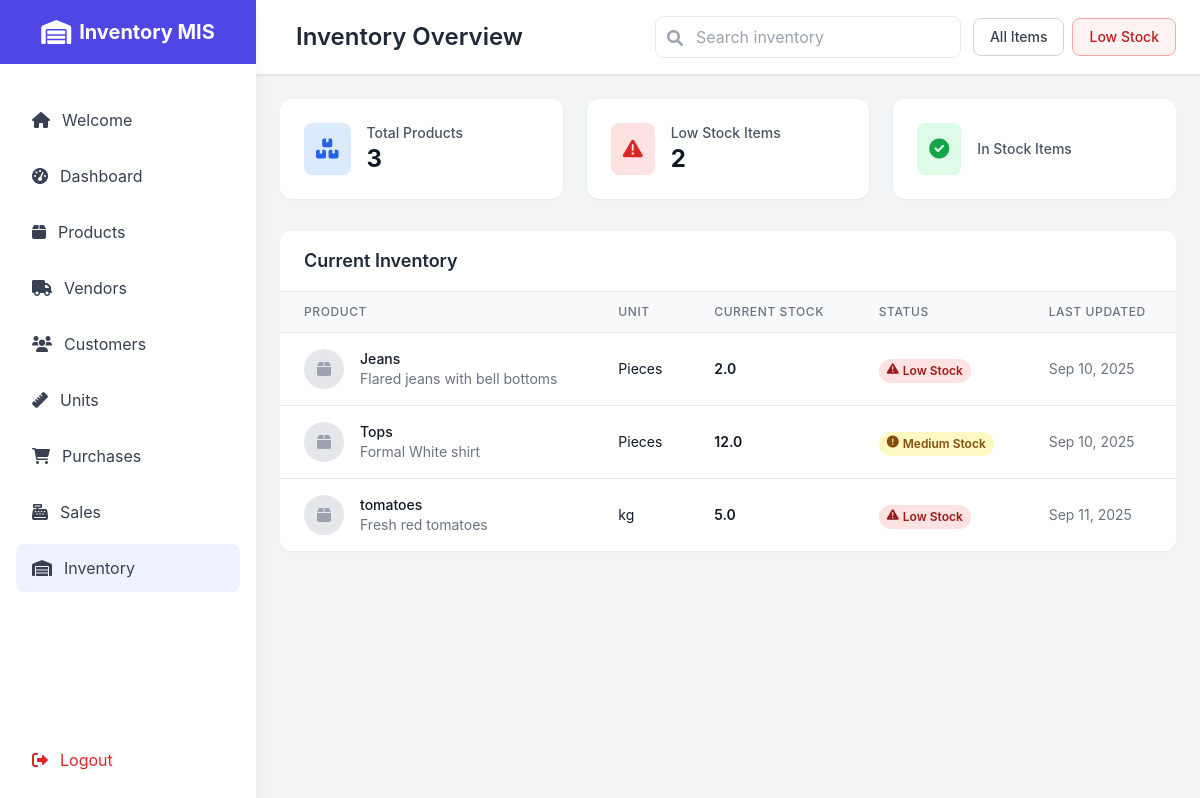
Screenshot of /inventory/ (signed in) with the database file from the repository.
### main/models.py (models this page shows, shortened)
class Inventory(models.Model):
    product = models.ForeignKey(Product, on_delete=models.CASCADE)
    total_balance_quantity = models.FloatField(default=0)
    class Meta:
        verbose_name_plural = 'Inventory'

class Product(models.Model):
    title = models.CharField(max_length=50)
    detail = models.TextField(blank=True)
    unit = models.ForeignKey(Unit, on_delete=models.CASCADE)
    photo = models.ImageField(upload_to="product/", blank=True, null=True)
    class Meta:
        verbose_name_plural = 'Products'

class Unit(models.Model):
    title = models.CharField(max_length=50, unique=True)
    short_name = models.CharField(max_length=10, unique=True)
    class Meta:
        verbose_name_plural = 'Units'

class Purchase(models.Model):
    product = models.ForeignKey(Product, on_delete=models.CASCADE)
    vendor = models.ForeignKey(Vendor, on_delete=models.CASCADE)
    quantity = models.FloatField()
    price = models.FloatField()
    total_amount = models.FloatField(editable=False)
    purchase_date = models.DateTimeField(auto_now_add=True)
    class Meta:
        verbose_name_plural = 'Purchases'

### main/views.py (the view)
# urls.py: path('inventory/', views.inventory, name='inventory'),
@login_required
def inventory(request):
    q = request.GET.get('q', '').strip()
    inventory_qs = Inventory.objects.select_related('product')
    if q:
        inventory_qs = inventory_qs.filter(product__title__icontains=q)
    inventory_items = inventory_qs.all()
    low_stock_threshold = 10
    quantities = np.array([item.total_balance_quantity for item in inventory_items]) if inventory_items else np.array([])
    low_stock_count = int((quantities <= low_stock_threshold).sum()) if quantities.size else 0
    context = {'inventory_items': inventory_items, 'q': q, 'low_stock_threshold': low_stock_threshold, 'low_stock_count': low_stock_count}
    return render(request, 'inventory.html', context)

### templates/inventory.html (shortened to what this page needs)
<!DOCTYPE html>
<html lang="en">
<head>
    <script src="https://cdn.tailwindcss.com"></script>
    <link href="https://cdnjs.cloudflare.com/ajax/libs/font-awesome/6.0.0/css/all.min.css" rel="stylesheet">
</head>
<body class="bg-gray-100">
    <div class="fixed inset-y-0 left-0 z-50 w-64 bg-white shadow-lg sidebar-transition" id="sidebar">
        <div class="flex items-center justify-center h-16 bg-indigo-600">
            <i class="fas fa-warehouse text-white text-2xl mr-2"></i>
            <h1 class="text-white text-xl font-bold">Inventory MIS</h1>
        </div>
        <nav class="mt-8">
            <div class="px-4 space-y-2">
                <a href="{% url 'welcome' %}" class="flex items-center px-4 py-3 text-gray-700 hover:bg-gray-100 rounded-lg">
                    <i class="fas fa-home mr-3"></i>Welcome
                </a>
                <a href="{% url 'dashboard' %}" class="flex items-center px-4 py-3 text-gray-700 hover:bg-gray-100 rounded-lg">
                    <i class="fas fa-tachometer-alt mr-3"></i>Dashboard
                </a>
                <a href="{% url 'products' %}" class="flex items-center px-4 py-3 text-gray-700 hover:bg-gray-100 rounded-lg">
                    <i class="fas fa-box mr-3"></i>Products
                </a>
                <a href="{% url 'vendors' %}" class="flex items-center px-4 py-3 text-gray-700 hover:bg-gray-100 rounded-lg">
                    <i class="fas fa-truck mr-3"></i>Vendors
                </a>
                <a href="{% url 'customers' %}" class="flex items-center px-4 py-3 text-gray-700 hover:bg-gray-100 rounded-lg">
                    <i class="fas fa-users mr-3"></i>Customers
                </a>
                <a href="{% url 'units' %}" class="flex items-center px-4 py-3 text-gray-700 hover:bg-gray-100 rounded-lg">
                    <i class="fas fa-ruler mr-3"></i>Units
                </a>
                <a href="{% url 'purchases' %}" class="flex items-center px-4 py-3 text-gray-700 hover:bg-gray-100 rounded-lg">
                    <i class="fas fa-shopping-cart mr-3"></i>Purchases
                </a>
                <a href="{% url 'sales' %}" class="flex items-center px-4 py-3 text-gray-700 hover:bg-gray-100 rounded-lg">
                    <i class="fas fa-cash-register mr-3"></i>Sales
                </a>
                <a href="{% url 'inventory' %}" class="flex items-center px-4 py-3 text-gray-700 bg-indigo-50 rounded-lg">
                    <i class="fas fa-warehouse mr-3"></i>Inventory
                </a>
            </div>
        </nav>
        <div class="absolute bottom-0 w-full p-4">
            <a href="{% url 'logout' %}" class="flex items-center px-4 py-3 text-red-600 hover:bg-red-50 rounded-lg">
                <i class="fas fa-sign-out-alt mr-3"></i>Logout
            </a>
        </div>
    </div>
    <div class="ml-64 min-h-screen">
        <header class="bg-white shadow-sm border-b border-gray-200">
            <div class="flex items-center justify-between px-6 py-4">
                <div class="flex items-center">
                    <h2 class="text-2xl font-semibold text-gray-800 ml-4">Inventory Overview</h2>
                </div>
                <div class="flex items-center space-x-3">
                    <form method="get" class="hidden md:block">
                        <div class="relative">
                            <input type="text" name="q" value="{{ q }}" placeholder="Search inventory"
                                   class="pl-10 pr-4 py-2 border rounded-lg focus:outline-none focus:ring-2 focus:ring-indigo-500">
                            <span class="absolute left-3 top-2.5 text-gray-400"><i class="fas fa-search"></i></span>
                        </div>
                    </form>
                    <div class="flex space-x-2">
                        <button onclick="filterInventory('all')" class="px-4 py-2 text-sm font-medium text-gray-700 bg-white border border-gray-300 rounded-lg hover:bg-gray-50">
                            All Items
                        </button>
                        <button onclick="filterInventory('low')" class="px-4 py-2 text-sm font-medium text-red-700 bg-red-50 border border-red-300 rounded-lg hover:bg-red-100">
                            Low Stock
                        </button>
                    </div>
                </div>
            </div>
        </header>
        <main class="p-6">
            <div class="grid grid-cols-1 md:grid-cols-3 gap-6 mb-8">
                <div class="bg-white p-6 rounded-xl shadow-sm card-hover">
                    <div class="flex items-center">
                        <div class="p-3 bg-blue-100 rounded-lg">
                            <i class="fas fa-boxes text-blue-600 text-xl"></i>
                        </div>
                        <div class="ml-4">
                            <p class="text-sm font-medium text-gray-600">Total Products</p>
                            <p class="text-2xl font-bold text-gray-900">{{ inventory_items.count }}</p>
                        </div>
                    </div>
                </div>
                <div class="bg-white p-6 rounded-xl shadow-sm card-hover">
                    <div class="flex items-center">
                        <div class="p-3 bg-red-100 rounded-lg">
                            <i class="fas fa-exclamation-triangle text-red-600 text-xl"></i>
                        </div>
                        <div class="ml-4">
                            <p class="text-sm font-medium text-gray-600">Low Stock Items</p>
                            <p class="text-2xl font-bold text-gray-900" id="lowStockCount">{{ low_stock_count }}</p>
                        </div>
                    </div>
                </div>
                <div class="bg-white p-6 rounded-xl shadow-sm card-hover">
                    <div class="flex items-center">
                        <div class="p-3 bg-green-100 rounded-lg">
                            <i class="fas fa-check-circle text-green-600 text-xl"></i>
                        </div>
                        <div class="ml-4">
                            <p class="text-sm font-medium text-gray-600">In Stock Items</p>
                        </div>
                    </div>
                </div>
            </div>
            <div class="bg-white rounded-xl shadow-sm overflow-hidden">
                <div class="px-6 py-4 border-b border-gray-200">
                    <h3 class="text-lg font-semibold text-gray-800">Current Inventory</h3>
                </div>
                <div class="overflow-x-auto">
                    <table class="min-w-full divide-y divide-gray-200" id="inventoryTable">
                        <thead class="bg-gray-50">
                            <tr>
                                <th class="px-6 py-3 text-left text-xs font-medium text-gray-500 uppercase tracking-wider">Product</th>
                                <th class="px-6 py-3 text-left text-xs font-medium text-gray-500 uppercase tracking-wider">Unit</th>
                                <th class="px-6 py-3 text-left text-xs font-medium text-gray-500 uppercase tracking-wider">Current Stock</th>
                                <th class="px-6 py-3 text-left text-xs font-medium text-gray-500 uppercase tracking-wider">Status</th>
                                <th class="px-6 py-3 text-left text-xs font-medium text-gray-500 uppercase tracking-wider">Last Updated</th>
                            </tr>
                        </thead>
                        <tbody class="bg-white divide-y divide-gray-200">
                            {% for item in inventory_items %}
                            <tr class="hover:bg-gray-50 inventory-row" data-stock="{{ item.total_balance_quantity }}">
                                <td class="px-6 py-4 whitespace-nowrap">
                                    <div class="flex items-center">
                                        {% if item.product.photo %}
                                        <img class="h-10 w-10 rounded-full object-cover" src="{{ item.product.photo.url }}" alt="">
                                        {% else %}
                                        <div class="h-10 w-10 rounded-full bg-gray-200 flex items-center justify-center">
                                            <i class="fas fa-box text-gray-400"></i>
                                        </div>
                                        {% endif %}
                                        <div class="ml-4">
                                            <div class="text-sm font-medium text-gray-900">{{ item.product.title }}</div>
                                            <div class="text-sm text-gray-500">{{ item.product.detail|truncatechars:30 }}</div>
                                        </div>
                                    </div>
                                </td>
                                <td class="px-6 py-4 whitespace-nowrap text-sm text-gray-900">{{ item.product.unit.short_name }}</td>
                                <td class="px-6 py-4 whitespace-nowrap text-sm font-semibold text-gray-900">{{ item.total_balance_quantity }}</td>
                                <td class="px-6 py-4 whitespace-nowrap">
                                    {% if item.total_balance_quantity <= 10 %}
                                    <span class="inline-flex px-2 py-1 text-xs font-semibold rounded-full bg-red-100 text-red-800">
                                        <i class="fas fa-exclamation-triangle mr-1"></i>Low Stock
                                    </span>
                                    {% elif item.total_balance_quantity <= 50 %}
                                    <span class="inline-flex px-2 py-1 text-xs font-semibold rounded-full bg-yellow-100 text-yellow-800">
                                        <i class="fas fa-exclamation-circle mr-1"></i>Medium Stock
                                    </span>
                                    {% else %}
                                    <span class="inline-flex px-2 py-1 text-xs font-semibold rounded-full bg-green-100 text-green-800">
                                        <i class="fas fa-check-circle mr-1"></i>In Stock
                                    </span>
                                    {% endif %}
                                </td>
                                <td class="px-6 py-4 whitespace-nowrap text-sm text-gray-500">
                                    {{ item.product.purchase_set.first.purchase_date|date:"M d, Y"|default:"N/A" }}
                                </td>
                            </tr>
                            {% endfor %}
                        </tbody>
                    </table>
                </div>
            </div>
        </main>
    </div>
</body>
</html>

### templates/inventory.html (style rules this page uses)
body { font-family: 'Inter', sans-serif; }
.sidebar-transition { transition: all 0.3s ease; }
.card-hover { transition: all 0.3s ease; }

### rows the page displays
Inventory: product "Jeans", product.detail "Flared jeans with bell bottoms", product.unit.short_name "Pieces", total_balance_quantity "2.0", shows "Low Stock", product.purchase_set.first.purchase_date "Sep 10, 2025"
Inventory: product "Tops", product.detail "Formal White shirt", product.unit.short_name "Pieces", total_balance_quantity "12.0", shows "Medium Stock", product.purchase_set.first.purchase_date "Sep 10, 2025"
Inventory: product "tomatoes", product.detail "Fresh red tomatoes", product.unit.short_name "kg", total_balance_quantity "5.0", shows "Low Stock", product.purchase_set.first.purchase_date "Sep 11, 2025"

### other values shown
{{ inventory_items.count }} "3"
{{ low_stock_count }} "2"
